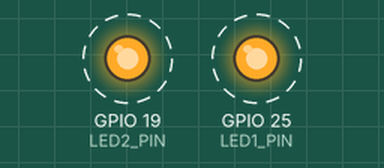
The sketch below on a simulated ESP32. Shown: output pins drawn as LEDs (lit = HIGH). Dashed ring = blinking. What the sketch prints to the serial monitor is not drawn.

Above: at 1.16 s.
Timing chart, 0 to 5.6 s (numbered marks = the images above):
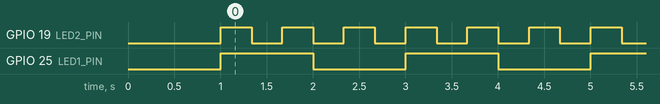

The sketch:

memory.ino
```cpp
#define LED1_PIN 25
#define LED2_PIN 19

TaskHandle_t Task1Handle = NULL;
TaskHandle_t Task2Handle = NULL;

void Task1(void *parameter) {
  pinMode(LED1_PIN, OUTPUT);
  for (;;) {
    digitalWrite(LED1_PIN, HIGH);
    Serial.println("Task1: LED1 ON");
    vTaskDelay(1000 / portTICK_PERIOD_MS);
    digitalWrite(LED1_PIN, LOW);
    Serial.println("Task1: LED1 OFF");
    vTaskDelay(1000 / portTICK_PERIOD_MS);
    Serial.printf("Task1 Stack Free: %u bytes\n", uxTaskGetStackHighWaterMark(NULL));
  }
}

void Task2(void *parameter) {
  pinMode(LED2_PIN, OUTPUT);
  for (;;) {
    digitalWrite(LED2_PIN, HIGH);
    Serial.println("Task2: LED2 ON");
    vTaskDelay(333 / portTICK_PERIOD_MS);
    digitalWrite(LED2_PIN, LOW);
    Serial.println("Task2: LED2 OFF");
    vTaskDelay(333 / portTICK_PERIOD_MS);
    Serial.printf("Task2 Stack Free: %u bytes\n", uxTaskGetStackHighWaterMark(NULL));
  }
}

void setup() {
  Serial.begin(115200);
  delay(1000);
  Serial.printf("Starting FreeRTOS: Memory Usage\nInitial Free Heap: %u bytes\n", xPortGetFreeHeapSize());

  xTaskCreatePinnedToCore(
    Task1,
    "Task1",
    10000,
    NULL,
    1,
    &Task1Handle,
    1
  );

  xTaskCreatePinnedToCore(
    Task2,
    "Task2",
    10000,
    NULL,
    1,
    &Task2Handle,
    1
  );
}

void loop() {
  static uint32_t lastCheck = 0;
  if (millis() - lastCheck > 5000) {
    Serial.printf("Free Heap: %u bytes\n", xPortGetFreeHeapSize());
    lastCheck = millis();
  }
}
```

Measured:
- by itself, GPIO 19 (LED2_PIN): alternates HIGH for 0.33 s and LOW for 0.33 s
- by itself, GPIO 25 (LED1_PIN): alternates HIGH for 1.0 s and LOW for 1.0 s
